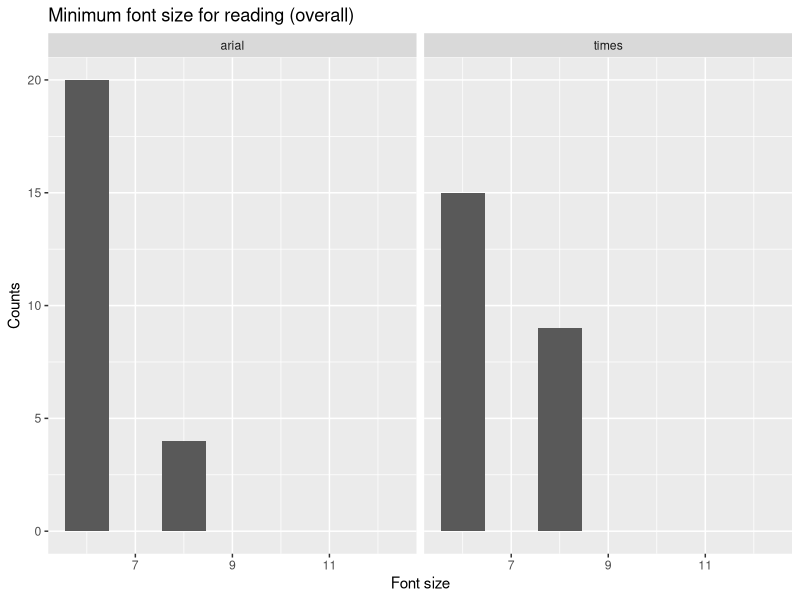
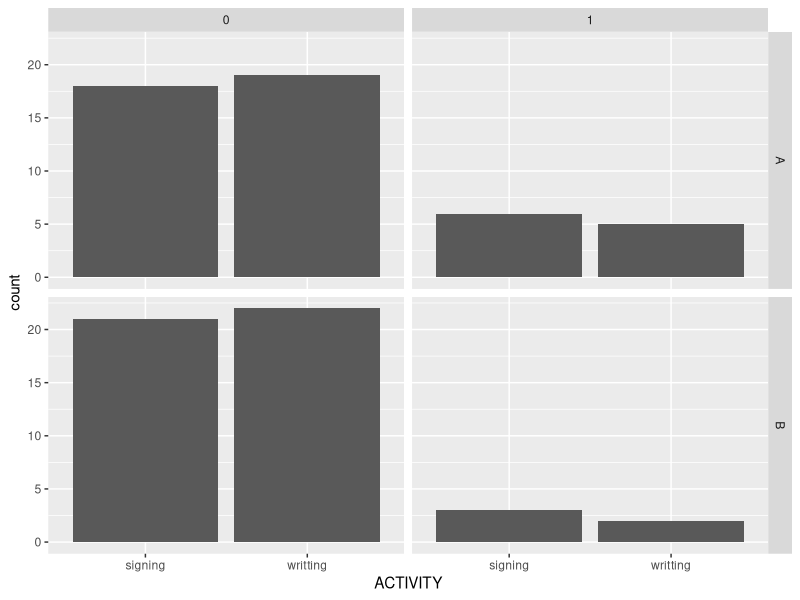
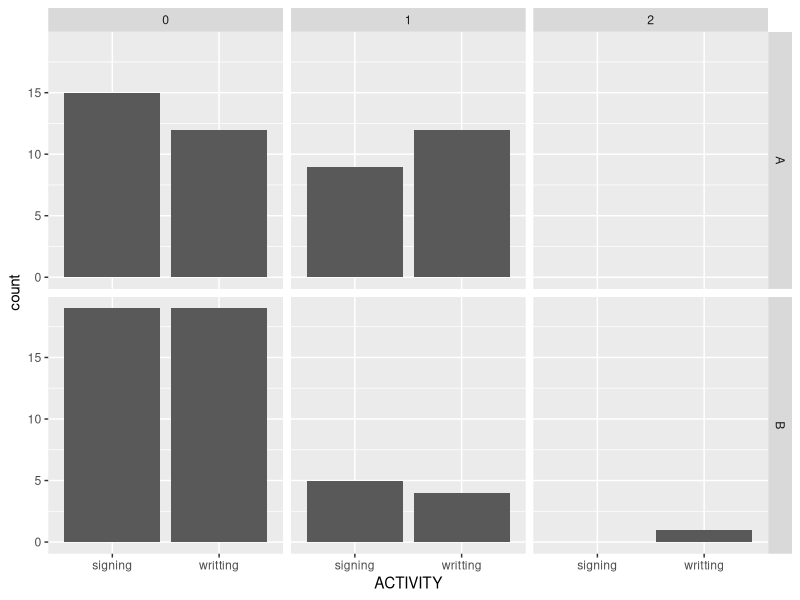
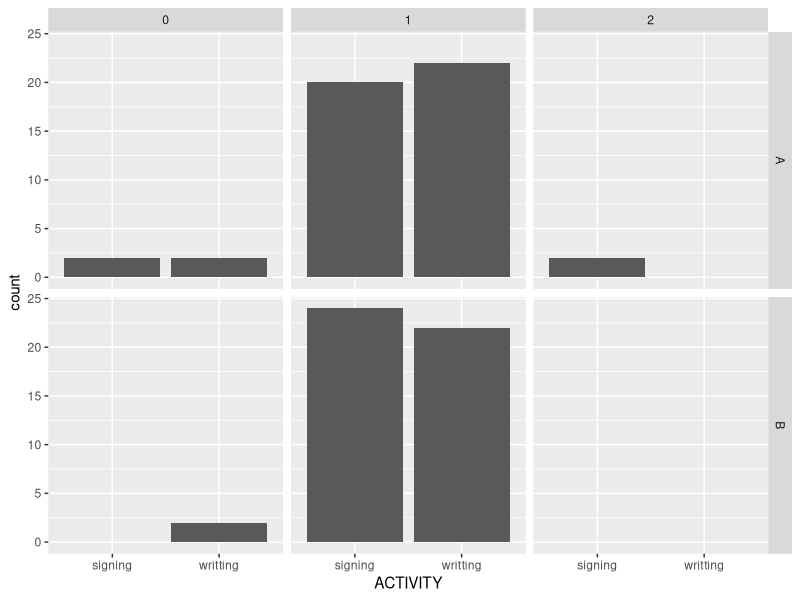
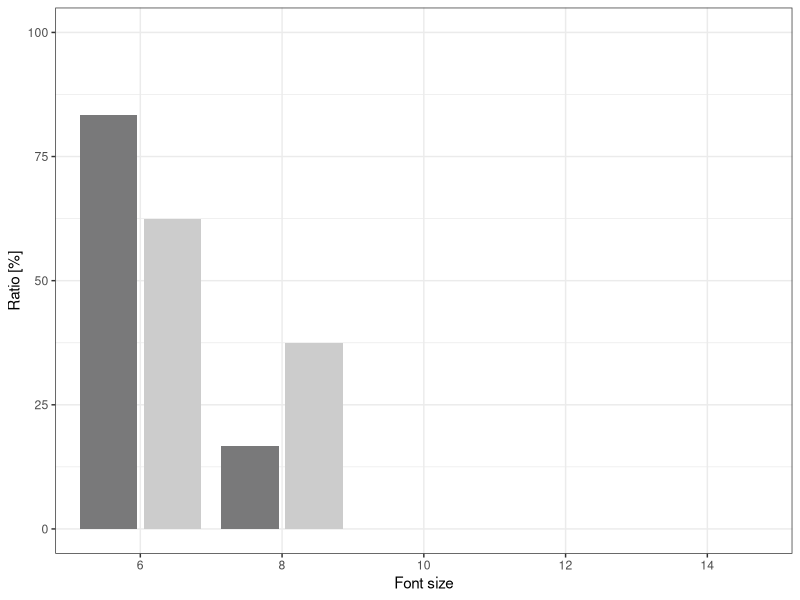
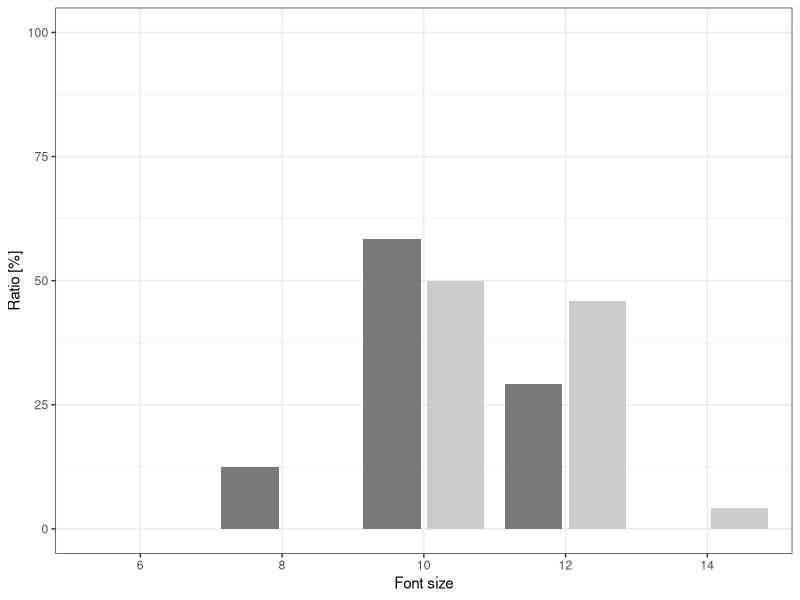
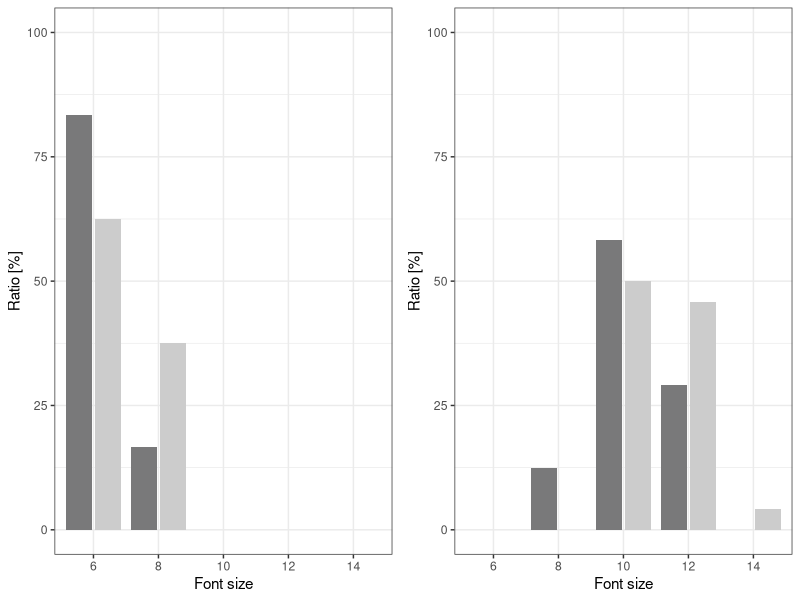

Generate these figures, in order, with R: (Note: this script raises an error after producing the figures.)
## ---- chunk 1
library(ggpubr)
library(tidyverse)
library(ggplot2)
library(readxl)
library(rstatix)
library(emmeans)
library(dplyr)
library(tibble)
library(fitdistrplus)
library(lme4)
library(multcomp)
library(lsmeans)
library(car)
## ---- chunk 2
readingReal=read_excel("./data/StudyD_Data.xlsx", sheet = "Reading")
## ---- chunk 3
user=readingReal["user"]
min=readingReal["min"]
conf=readingReal["conf"]
ft=readingReal["font_type"]

readingData=data.frame(user,min,conf,ft)

readingData$user=as.factor(readingData$user)
readingData$min=as.factor(readingData$min)
readingData$conf=as.factor(readingData$conf)
readingData$font_type=as.factor(readingData$font_type)
readingData$min=factor(readingData$min, levels=c(6,8,10,12,14))
readingData$conf=factor(readingData$conf, levels=c(6,8,10,12,14))

readingData=readingData%>%
  group_by(user,min, font_type)%>%
  mutate(minCounts=n())

readingData=readingData%>%
  group_by(user,conf, font_type)%>%
  mutate(confCounts=n())

summary(readingData)
## ---- chunk 4
##OVERALL


readTable=readingData%>%
  group_by(font_type, min)%>%
  summarise(Counts=n())

t=tibble::tribble(~font_type, ~min, ~Counts,
                          "arial",6,20,
                          "arial",8,4,
                          "arial",10,0,
                          "arial",11,0,
                          "arial",12,0,
                          "times",6,15,
                          "times",8,9,
                          "times",10,0,
                          "times",11,0,
                          "times",12,0,)

p=ggplot(t,aes(x=min, y=Counts))+
  geom_bar(stat="identity")+
  labs(title = "Minimum font size for reading (overall)")+
  xlab("Font size")+
  ylab("Counts")+
  scale_fill_discrete(name = "Font type")+
  facet_grid(~font_type)
p
## ---- chunk 5
writtingReal=read_excel("./data/StudyD_Data.xlsx", sheet = "Writting")
## ---- chunk 6
USER=writtingReal["USER"]
Q1=writtingReal["Q1"]
Q2=writtingReal["Q2"]
Q3=writtingReal["Q3"]
PEN=writtingReal["PEN"]
ACTIVITY=writtingReal["ACTIVITY"]

writtingData=data.frame(USER,Q1,Q2,Q3,PEN,ACTIVITY)


writtingData$USER=as.factor(writtingData$USER)
writtingData$Q1=as.factor(writtingData$Q1)
writtingData$Q2=as.factor(writtingData$Q2)
writtingData$Q3=as.factor(writtingData$Q3)
writtingData$PEN=as.factor(writtingData$PEN)
writtingData$ACTIVITY=as.factor(writtingData$ACTIVITY)


writtingData2=writtingData
summary(writtingData)
## ---- chunk 7
ggplot(writtingData, aes(ACTIVITY))+
  geom_bar()+
  facet_grid(~PEN~Q1)
## ---- chunk 8
ggplot(writtingData, aes(ACTIVITY))+
  geom_bar()+
  facet_grid(~PEN~Q2)
## ---- chunk 9
ggplot(writtingData, aes(ACTIVITY))+
  geom_bar()+
  facet_grid(~PEN~Q3)
## ---- chunk 10
writtingData=writtingData%>%
  filter(Q1!=2)%>%
  filter(Q2!=2)%>%
  filter(Q3!=2)

summary(writtingData)

## ---- chunk 11
mQ1= glmer(Q1~PEN*ACTIVITY +(1|USER),contrasts=list(PEN='contr.sum',ACTIVITY ='contr.sum'),data = writtingData, family = binomial(link="logit"), nAGQ = 1)
summary(mQ1)
## ---- chunk 12
mQ2= glmer(Q2~PEN*ACTIVITY +(1|USER),contrasts=list(PEN='contr.sum',ACTIVITY ='contr.sum'), data = writtingData, family = binomial(link="logit"), nAGQ = 1)
summary(mQ2)
## ---- chunk 13
mQ3= glmer(Q3~PEN*ACTIVITY +(1|USER),contrasts=list(PEN='contr.sum',ACTIVITY ='contr.sum'), data = writtingData, family = binomial(link="logit"), nAGQ = 1)
summary(mQ3)
## ---- chunk 14
Anova(mQ1, type=3)
## ---- chunk 15
Anova(mQ2, type=3)
## ---- chunk 16
Anova(mQ3, type=3)
## ---- chunk 17

## Reading plots
min=tibble::tribble(~font_type, ~min, ~Counts,
                  "arial",6,20,
                  "arial",8,4,
                  "arial",10,0,
                  "arial",12,0,
                  "arial",14,0,
                  "times",6,15,
                  "times",8,9,
                  "times",10,0,
                  "times",12,0,
                  "times",14,0,)

minFont=ggplot(min,aes(x=as.factor(min), y=Counts/0.24, fill=font_type))+
  geom_bar(stat="identity", position=position_dodge2())+
  xlab("Font size")+
  ylab("Ratio [%]")+
  theme_bw()+
  theme(legend.position = "none")+ 
  scale_fill_manual(values=c( "#79797a","#cccccc"))+
  ylim(0,100)

minFont

conf=tibble::tribble(~font_type, ~conf, ~Counts,
                    "arial",6,0,
                    "arial",8,3,
                    "arial",10,14,
                    "arial",12,7,
                    "arial",14,0,
                    "times",6,0,
                    "times",8,0,
                    "times",10,12,
                    "times",12,11,
                    "times",14,1,)

confFont=ggplot(conf,aes(x=as.factor(conf), y=Counts/0.24, fill=font_type))+
  geom_bar(stat="identity", position=position_dodge2())+
  xlab("Font size")+
  ylab("Ratio [%]")+
  theme_bw()+
  theme(legend.position = "none")+ 
  scale_fill_manual(values=c( "#79797a","#cccccc"))+  ylim(0,100)

confFont

figure1 <- ggarrange(minFont,confFont,
                     ncol = 2, nrow = 1)
figure1
ggplot2::ggsave("./RawPlots/segments/realPaper1.svg", figure1, width = 3, height=2, units = "in")
## ---- chunk 18
### Writting plots


Q1=writtingData%>%
  group_by(Q1,PEN,ACTIVITY)%>%
  summarise(Count=n(), Percent=Count/24)%>%
  ungroup()%>%
  ggplot(aes(PEN:ACTIVITY, Percent, fill=Q1))+
  geom_bar(stat = "identity", position = "fill")+
  geom_text(
    aes(y = Percent, label = scales::percent(Percent,  accuracy = 1,)),
    position = position_stack(vjust = 0.5),
    show.legend = FALSE,
    size=3)+
  scale_fill_manual(values=c("#be1e2d","#13af4b"))+
  coord_flip()+
  theme_bw()+
  theme(legend.position = "none")
Q1

Q2=writtingData%>%
  group_by(Q2,PEN,ACTIVITY)%>%
  summarise(Count=n(), Percent=Count/24)%>%
  ungroup()%>%
  ggplot(aes(PEN:ACTIVITY, Percent, fill=Q2))+
  geom_bar(stat = "identity", position = "fill")+
  geom_text(
    aes(y = Percent, label = scales::percent(Percent,  accuracy = 1,)),
    position = position_stack(vjust = 0.5),
    show.legend = FALSE,
    size=3)+
  scale_fill_manual(values=c("#be1e2d","#13af4b", "#cccccc"))+
  coord_flip()+
  theme_bw()+
  theme(legend.position = "none")
Q2

Q3=writtingData%>%
  group_by(Q3,PEN,ACTIVITY)%>%
  summarise(Count=n(), Percent=Count/24)%>%
  ungroup()%>%
  ggplot(aes(PEN:ACTIVITY, Percent, fill=Q3))+
  geom_bar(stat = "identity", position = "fill")+
  geom_text(
    aes(y = Percent, label = scales::percent(Percent,  accuracy = 1,)),
    position = position_stack(vjust = 0.5),
    show.legend = FALSE,
    size=3)+
  scale_fill_manual(values=c("#be1e2d","#13af4b", "#cccccc"))+
  coord_flip()+
  theme_bw()+
  theme(legend.position = "none")
Q3


figure2 <- ggarrange(Q1,Q2,Q3,
                     ncol = 3, nrow = 1)
figure2

ggplot2::ggsave("./RawPlots/segments/realPaper2.svg", figure2, width = 7.27, height=2, units = "in")
